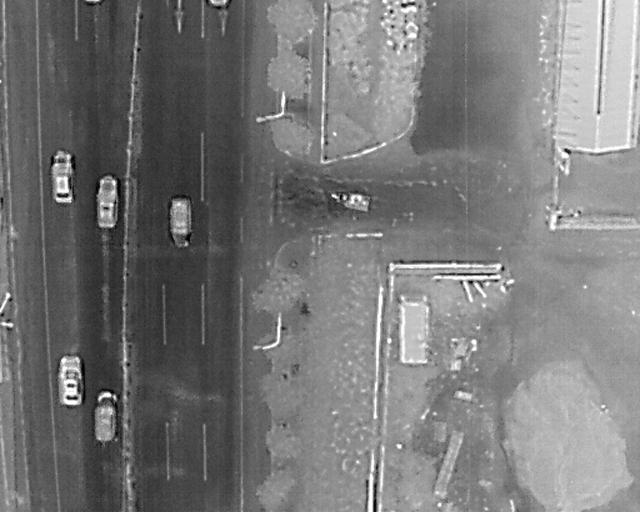
#> input picture original/Data/scene1.png, 640 x 512 px, found by its file name
$ python lsq_denoise.py
#> lines starting #> are read from the running program, lines starting #| are printed output that depends on the picture; pictures that were not available may be replaced by others from this repository, and a replacement may not be noted
### data_utils.py
import numpy as np
import cv2

def read_ir_image(img_path, gray=True):
    """读取红外图像（转为灰度图，适配0~255灰度范围）"""
#> called with gray = True
    if gray:
        img = cv2.imread(img_path, cv2.IMREAD_GRAYSCALE)  # 灰度模式读取
#> img is the input picture: shape (512, 640); min 0, max 255, mean 119.5
#> call 2 of read_ir_image, with gray = True
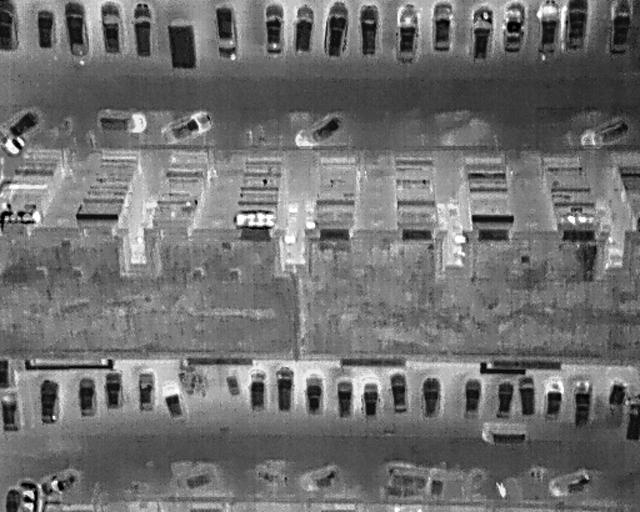
#> input picture original/Data/scene2.png, 640 x 512 px, given in place of scene1_noisy_0.8.png, which was not available
#> in read_ir_image, img is the input picture: shape (512, 640); min 0, max 255, mean 112
    else:
        img = cv2.imread(img_path)

    # 检查图像是否读取成功
    if img is None:
        raise FileNotFoundError(f"无法读取图像: {img_path}\n请检查路径或文件完整性")

    return img.astype(np.uint8)

# [40 lines left out: function add_salt_pepper_noise, not called in this run]

### noise_estimation.py
import numpy as np
import cv2
from skimage.morphology import square, opening, closing
from data_utils import read_ir_image, add_salt_pepper_noise

def get_neighborhood(img, x, y, win_size=3):
    """获取邻域（边缘复制填充，适配红外图像）"""
    h, w = img.shape
    pad = win_size // 2
    img_padded = cv2.copyMakeBorder(img, pad, pad, pad, pad, cv2.BORDER_REPLICATE)
    neighbor = img_padded[x:x+win_size, y:y+win_size]
    return neighbor

def noise_detection(img, win_size=3, T=20, sigma_thresh=1.0, candidate_thresh=15):
    """
    针对性修改的噪声检测（解决漏检/误检问题，适配椒盐噪声+红外图像）
    关键修改：放宽候选范围、降低偏差阈值、温和形态学处理
    """
#> called with win_size = 3, T = 20, sigma_thresh = 1, candidate_thresh = 15
    h, w = img.shape
#> h = 512; w = 640
    noise_mask = np.zeros((h, w), dtype=np.uint8)
    img_float = img.astype(np.float32)

    for x in range(h):
        for y in range(w):
            pixel = img_float[x, y]
            # -------------------------- 修改1：放宽候选噪声范围（解决漏检） --------------------------
            # 原逻辑：仅≤5或≥250为候选，可能漏检接近极值的噪声（如10、245）
            # 新逻辑：≤candidate_thresh（15）或≥(255-candidate_thresh)（240），覆盖更多真实椒盐噪声
            if not (pixel <= candidate_thresh or pixel >= (255 - candidate_thresh)):
                continue  # 仅保留接近极值的像素作为候选

            # -------------------------- 修改2：优化邻域分析（减少误判） --------------------------
            neighbor = get_neighborhood(img_float, x, y, win_size)
            # 非极值像素：排除候选范围内的像素（更合理区分正常/噪声）
            non_extreme = neighbor[(neighbor > candidate_thresh) & (neighbor < (255 - candidate_thresh))]
            extreme_low = (neighbor <= candidate_thresh).sum()    # 接近0的极值数量
            extreme_high = (neighbor >= (255 - candidate_thresh)).sum()  # 接近255的极值数量

            # -------------------------- 修改3：降低偏差判断阈值（解决漏检） --------------------------
            # 原逻辑：sigma_thresh=1.2，判断过严导致漏检；新逻辑=1.0，更易检测到真实噪声
            if len(non_extreme) > 0:
                mu = non_extreme.mean()
                sigma = non_extreme.std() if len(non_extreme) > 1 else 1e-6  # 避免除零

                # 分方向判断：低灰度候选→低于均值，高灰度候选→高于均值
                if pixel <= candidate_thresh:
                    if mu - pixel >= sigma_thresh * sigma:  # 降低阈值，更易标记为噪声
                        noise_mask[x, y] = 1
                else:
                    if pixel - mu >= sigma_thresh * sigma:
                        noise_mask[x, y] = 1
            else:
                # 无有效非极值像素时，放宽极值数量阈值（原T=15→新T=20），减少漏检
                if (pixel <= candidate_thresh and extreme_low <= T) or (pixel >= (255 - candidate_thresh) and extreme_high <= T):
                    noise_mask[x, y] = 1
#> this loop made 512 passes
#> pass 1, in get_neighborhood, `img_padded = cv2.copyMakeBorder(img, pad, pad, pad, pad, cv2.BORDER_RE..`:
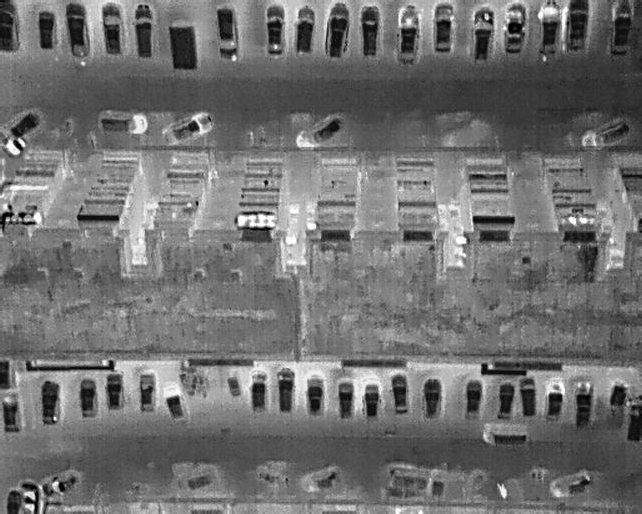
#> img_padded: shape (514, 642) float32; min 0, max 255, mean 112.1
#> after the loop:
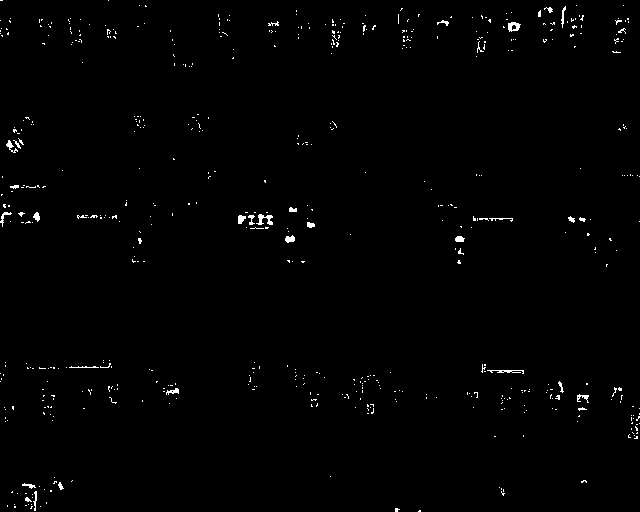
#> noise_mask: shape (512, 640); values 0 (black) and 1 (white), 0.89% white in thin lines or dots

    # -------------------------- 修改4：温和形态学处理（避免过度删除噪声标记） --------------------------
    # 原逻辑：square(2)结构元，可能删除小噪声块；新逻辑：square(1)，仅去除孤立1个像素的误检
    noise_mask = opening(noise_mask, square(1))  # 去除孤立误检点（1×1结构元）
    noise_mask = closing(noise_mask, square(1))  # 填补噪声块小空洞（1×1结构元）

    return noise_mask

# -------------------------- 新增：噪声检测评估函数（方便查看是否准确） --------------------------
# [17 lines left out: function evaluate_noise_detection, not called in this run]

# 测试：运行噪声检测并评估（必须先确保检测准确）
# [19 lines that do not run on import are left out]

### src_metrics.py
import numpy as np
from skimage.metrics import peak_signal_noise_ratio as psnr
import cv2

def fsim(original, denoised, data_range=255):
    """
    优化的FSIM计算（修复梯度方向参数错误）
    参考：https://ieeexplore.ieee.org/document/5567109
    """
    # 输入校验：确保图像尺寸一致
    if original.shape != denoised.shape:
        raise ValueError(f"原始图与去噪图尺寸不匹配: {original.shape} vs {denoised.shape}")

    # 转换为float32并归一化，避免精度损失
    original = original.astype(np.float32) / data_range
    denoised = denoised.astype(np.float32) / data_range
    h, w = original.shape

    # 1. 计算相位一致性（修复梯度方向参数错误）
    def phase_consistency(img, sigma=1.0):
        # 高斯模糊减少噪声干扰
        img_blur = cv2.GaussianBlur(img, (3, 3), sigma)
        # 多方向梯度（0°, 45°, 90°, 135°）- 修正参数错误
        kernels = [
            cv2.getDerivKernels(1, 0, 3)[0],  # 水平 (dx=1, dy=0)
            cv2.getDerivKernels(1, 1, 3)[0],  # 对角线 (dx=1, dy=1)
            cv2.getDerivKernels(0, 1, 3)[0],  # 垂直 (dx=0, dy=1)
            cv2.getDerivKernels(1, 1, 3)[0].T  # 反对角线 (通过转置对角线核实现)
        ]
        # 计算各方向梯度幅值
        grads = [cv2.filter2D(img_blur, -1, k) for k in kernels]
        grad_mags = [np.abs(g) for g in grads]
        # 相位一致性 = 梯度总和 / (平均梯度 + 1e-8)
        sum_mag = np.sum(grad_mags, axis=0)
        mean_mag = np.mean(sum_mag) + 1e-8
        return sum_mag / mean_mag

    # 2. 计算特征相似性分量
    pc_original = phase_consistency(original)
    pc_denoised = phase_consistency(denoised)
    fsim_pc = (2 * pc_original * pc_denoised + 0.001) / (pc_original**2 + pc_denoised**2 + 0.001)

    # 3. 计算亮度相似性分量
    lsim = (2 * original * denoised + 0.01) / (original**2 + denoised**2 + 0.01)

    # 4. 空间加权（中心像素权重更高）
    x, y = np.meshgrid(np.arange(w), np.arange(h))
    cx, cy = w//2, h//2
    dist = np.sqrt((x - cx)** 2 + (y - cy)** 2)
    max_dist = np.sqrt(cx**2 + cy**2)
    weight = 1 - (dist / max_dist)  # 距离中心越近，权重越高

    # 5. 加权平均得到最终FSIM
    fsim_val = np.sum(fsim_pc * lsim * weight) / np.sum(weight)
    return fsim_val

def calculate_metrics(original_img, denoised_img):
    """计算PSNR和FSIM指标（增加异常处理和结果校验）"""
    # 输入类型校验
    if original_img.dtype != np.uint8 or denoised_img.dtype != np.uint8:
        raise TypeError("输入图像必须为uint8类型")

    # 转换为float32计算（避免整数溢出）
    original = original_img.astype(np.float32)
    denoised = denoised_img.astype(np.float32)

    # 计算PSNR
    psnr_val = psnr(original, denoised, data_range=255)

    # 计算FSIM并转为百分比
    fsim_val = fsim(original_img, denoised_img) * 100

    # 结果合理性校验
    if not (0 <= psnr_val <= 50):
        print(f"警告：PSNR值({psnr_val:.2f}dB)超出合理范围，可能图像输入错误")
    if not (0 <= fsim_val <= 100):
        print(f"警告：FSIM值({fsim_val:.2f}%)超出合理范围，可能计算错误")

    return round(psnr_val, 2), round(fsim_val, 2)

# 测试：验证指标计算准确性
# [27 lines that do not run on import are left out]

### lsq_denoise.py
import numpy as np
import cv2
from scipy.optimize import leastsq
from noise_estimation import get_neighborhood  # 关联优化后的邻域函数
from data_utils import read_ir_image  # 用于测试

def cubic_fit_func(params, x):
    """三阶多项式拟合函数（严格对齐论文1.3节：y = a*x³ + b*x² + c*x + d）"""
    a, b, c, d = params
    return a * x**3 + b * x**2 + c * x + d

def fit_error(params, x, y):
    """最小二乘优化目标：残差=拟合值-真实值（确保优化方向正确）"""
    return cubic_fit_func(params, x) - y

def lsq_restore(noisy_img, noise_mask, min_valid_pixels=5, win_sizes=[3,5,7], max_fit_error=20):
    """
    最小二乘拟合恢复（针对性优化：解决漏修、拟合失真、修复值跳变）
    参数说明：
        noisy_img: 含噪图像（uint8，0~255）
        noise_mask: 噪声掩码（1=噪声，0=正常）
        min_valid_pixels: 拟合所需最小非噪声像素数（论文取5，避免拟合样本不足）
        win_sizes: 邻域递进顺序（3→5→7，优先小窗口保细节）
        max_fit_error: 拟合残差阈值（超过则用中值，避免拟合失真）
    返回：
        denoised_img: 去噪图像（uint8，0~255）
    """
#> called with min_valid_pixels = 5, max_fit_error = 20
    h, w = noisy_img.shape
    denoised_img = noisy_img.copy().astype(np.float32)  # 用float32保留拟合精度
    noise_mask = noise_mask.astype(np.uint8)  # 确保掩码格式统一

    # 遍历每个像素（仅处理噪声点）
    for x in range(h):
        for y in range(w):
            # 非噪声点直接保留，不处理
            if noise_mask[x, y] != 1:
                continue

            # -------------------------- 步骤1：递进扩大邻域，找足够非噪声像素（解决漏修） --------------------------
            valid_pixels = None  # 用于拟合的非噪声像素
            neighbor_size = None  # 最终选定的邻域大小
            # 按3→5→7递进扩大邻域，确保找到足够非噪声像素
            for win_size in win_sizes:
                # 获取当前邻域的灰度值和掩码
                neighbor_gray = get_neighborhood(denoised_img, x, y, win_size)
                neighbor_mask = get_neighborhood(noise_mask, x, y, win_size)
                # 提取邻域内的非噪声像素（仅用真实正常像素拟合，避免噪声干扰）
                current_valid = neighbor_gray[neighbor_mask == 0]

                # 若非噪声像素数满足要求，停止扩大邻域（小窗口保细节）
                if len(current_valid) >= min_valid_pixels:
                    valid_pixels = current_valid
                    neighbor_size = win_size
                    break

            # -------------------------- 步骤2：极端情况处理（避免拟合样本不足导致失真） --------------------------
            # 若所有邻域都不足5个非噪声像素，改用中值替代（论文隐含容错逻辑）
            if valid_pixels is None or len(valid_pixels) < min_valid_pixels:
                # 用3×3邻域中值（最小窗口，减少对周围影响）
                fallback_neighbor = get_neighborhood(denoised_img, x, y, 3)
                denoised_img[x, y] = np.median(fallback_neighbor)
                continue

            # -------------------------- 步骤3：三阶多项式拟合（提升稳定性，避免失真） --------------------------
            # 1. 数据预处理：排序+去异常值（避免极端值影响拟合）
            valid_pixels_sorted = np.sort(valid_pixels)
            # 去除首尾10%的异常值（如邻域内少量未标记的噪声）
            trim_ratio = 0.1
            trim_len = int(len(valid_pixels_sorted) * trim_ratio)
            if trim_len > 0:
                valid_pixels_trimmed = valid_pixels_sorted[trim_len:-trim_len]
            else:
                valid_pixels_trimmed = valid_pixels_sorted

            # 2. 拟合自变量/因变量（论文要求：按灰度排序后拟合）
            n = len(valid_pixels_trimmed)
            x_fit = np.arange(n)  # 自变量：像素排序后的序号（0~n-1）
            y_fit = valid_pixels_trimmed  # 因变量：排序后的非噪声像素灰度

            # 3. 优化初始参数（避免拟合发散，解决“局部最优”问题）
            # d初值=非噪声像素均值（贴近真实灰度范围），a/b/c初值=1e-6（极小值，避免初始偏差过大）
            mean_gray = np.mean(y_fit)
            params_init = [1e-6, 1e-6, 1e-6, mean_gray]

            # 4. 最小二乘拟合（增加迭代次数，确保收敛）
            try:
                params_opt, cov_params, infodict, mesg, ier = leastsq(
                    fit_error,
                    params_init,
                    args=(x_fit, y_fit),
                    maxfev=2000,  # 增加最大迭代次数，复杂邻域也能收敛
                    full_output=True  # 输出拟合信息，用于判断有效性
                )
                # 计算拟合残差（判断拟合是否有效）
                residuals = infodict['fvec']
                mean_residual = np.mean(np.abs(residuals))
            except Exception as e:
                # 拟合失败时，用非噪声像素的中值替代
                denoised_img[x, y] = np.median(valid_pixels)
                continue

            # -------------------------- 步骤4：修复值计算+约束（避免跳变，提升视觉效果） --------------------------
            # 1. 若拟合残差过大（拟合失真），改用非噪声像素中值
            if mean_residual > max_fit_error:
                restored_val = np.median(valid_pixels)
            else:
                # 论文核心：取拟合值的中值（抗拟合异常值）
                fit_values = cubic_fit_func(params_opt, x_fit)
                restored_val = np.median(fit_values)

            # 2. 灰度约束1：修复值在“非噪声像素均值±2倍标准差”内（避免跳变）
            std_gray = np.std(valid_pixels)
            restored_val = np.clip(restored_val, mean_gray - 2*std_gray, mean_gray + 2*std_gray)
            # 3. 灰度约束2：最终截断到0~255（符合图像格式）
            restored_val = np.clip(restored_val, 0, 255)

            # 赋值给去噪图像（四舍五入为整数灰度）
            denoised_img[x, y] = int(round(restored_val))
#> this loop made 512 passes
#> pass 1, in get_neighborhood (call 2935), `img_padded = cv2.copyMakeBorder(img, pad, pad, pad, pad, cv2.BORDER_RE..`:
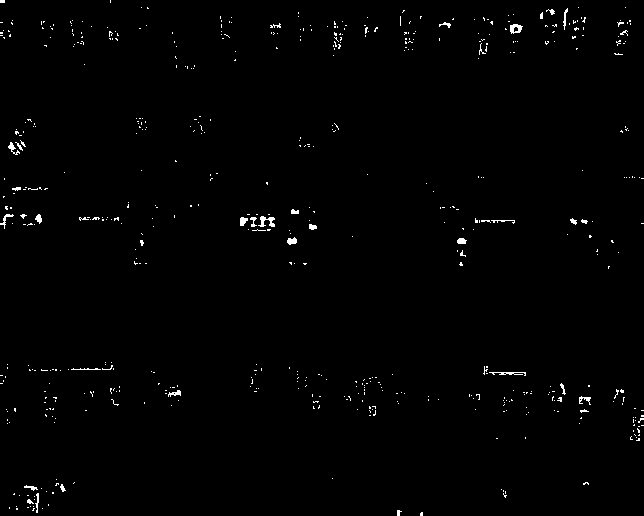
#> img_padded: shape (516, 644); values 0 (black) and 1 (white), 0.89% white in thin lines or dots
#> after the loop:
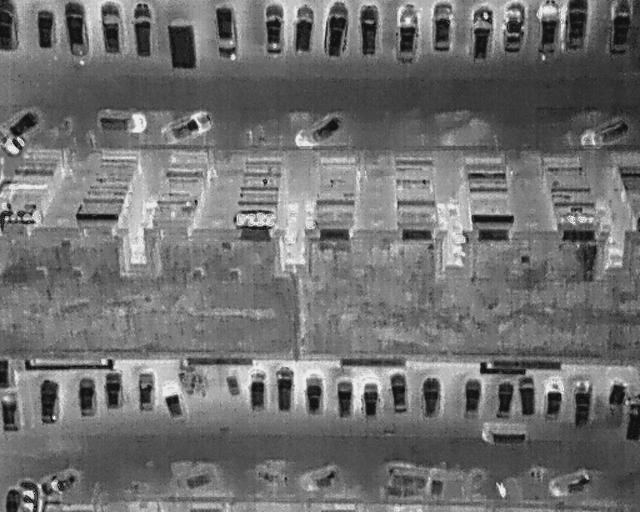
#> denoised_img: shape (512, 640) float32; min 8, max 244, mean 112

    # 转换回uint8格式，确保与输入图像兼容
    return denoised_img.astype(np.uint8)

# -------------------------- 测试：验证LSQ修复效果（必须先确保噪声检测准确） --------------------------
if __name__ == "__main__":
    import os
    from noise_estimation import noise_detection
    from src_metrics import calculate_metrics  # 用于计算指标验证

    # 1. 配置路径
    project_root = os.path.dirname(os.path.dirname(os.path.abspath(__file__)))
    original_path = os.path.join(project_root, "data", "original", "Data", "scene1.png")
    noisy_path = os.path.join(project_root, "data", "noisy", "scene1_noisy_0.8.png")  # 0.8噪声密度的含噪图
    save_path = os.path.join(project_root, "data", "denoised", "scene1_lsq_test_0.8.png")

    # 2. 读取数据
    original_img = read_ir_image(original_path)
    noisy_img = read_ir_image(noisy_path)
    # 先运行优化后的噪声检测，获取准确掩码
    noise_mask = noise_detection(noisy_img)

    # 3. 运行LSQ修复
    denoised_img = lsq_restore(noisy_img, noise_mask)

    # 4. 计算指标（验证是否优于基线）
    psnr_noisy, fsim_noisy = calculate_metrics(original_img, noisy_img)
#> in fsim, `fsim_pc = (2 * pc_original * pc_denoised + 0.001) / (pc_original**2 + ..`:
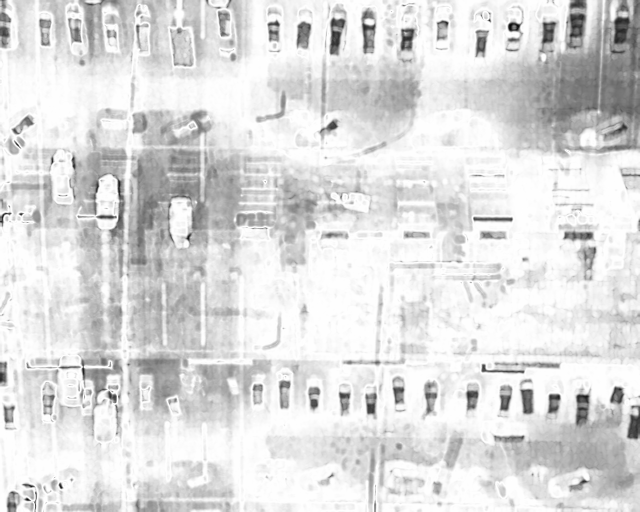
#> fsim_pc: shape (512, 640) float32; min 0.0334, max 1, mean 0.87
#> in fsim, `lsim = (2 * original * denoised + 0.01) / (original**2 + denoised**2 +..`:
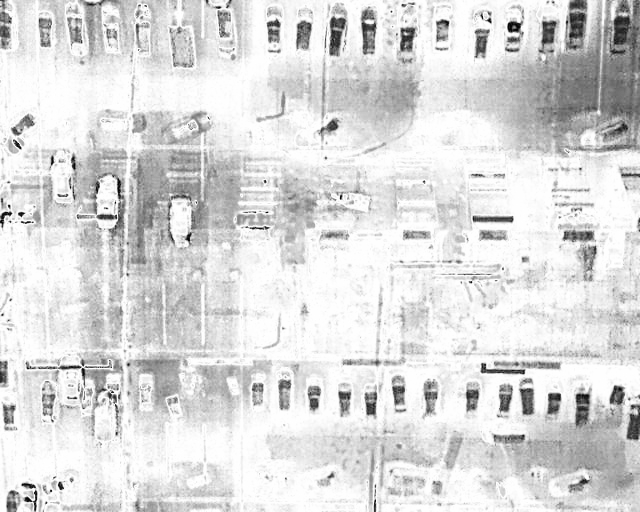
#> lsim: shape (512, 640) float32; min 0.021, max 1, mean 0.861
    psnr_lsq, fsim_lsq = calculate_metrics(original_img, denoised_img)

    # 5. 输出结果（关键看LSQ是否比含噪图提升明显）
    print(f"=== 0.4噪声密度下LSQ修复效果 ===")
    print(f"含噪图：PSNR={psnr_noisy} dB, FSIM={fsim_noisy}%")
#| 含噪图：PSNR=11.63 dB, FSIM=78.6%
    print(f"LSQ去噪图：PSNR={psnr_lsq} dB, FSIM={fsim_lsq}%")
#| LSQ去噪图：PSNR=11.67 dB, FSIM=78.73%
    print(f"PSNR提升：{psnr_lsq - psnr_noisy:.2f} dB, FSIM提升：{fsim_lsq - fsim_noisy:.2f}%")
#| PSNR提升：0.04 dB, FSIM提升：0.13%

    # 6. 保存结果
    os.makedirs(os.path.dirname(save_path), exist_ok=True)
    cv2.imwrite(save_path, denoised_img)
    print(f"\nLSQ去噪图已保存：{save_path}")
